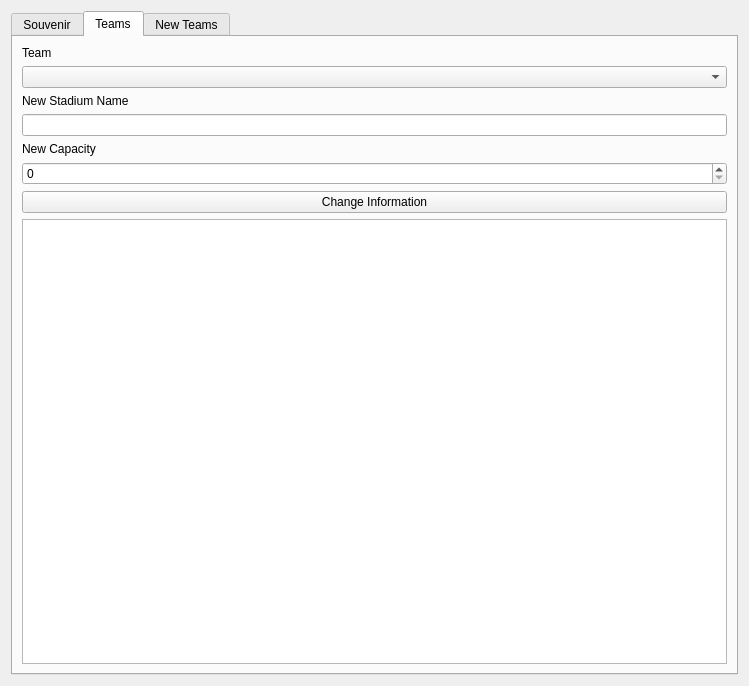
<?xml version="1.0" encoding="UTF-8"?>
<ui version="4.0">
 <class>AdminWindow</class>
 <widget class="QDialog" name="AdminWindow">
  <property name="geometry">
   <rect>
    <x>0</x>
    <y>0</y>
    <width>749</width>
    <height>686</height>
   </rect>
  </property>
  <property name="windowTitle">
   <string>Dialog</string>
  </property>
  <layout class="QVBoxLayout" name="verticalLayout">
   <item>
    <widget class="QTabWidget" name="SouvenirTab">
     <property name="currentIndex">
      <number>1</number>
     </property>
     <widget class="QWidget" name="tab">
      <attribute name="title">
       <string>Souvenir</string>
      </attribute>
      <layout class="QGridLayout" name="gridLayout">
       <item row="3" column="2">
        <widget class="QGroupBox" name="deleteBox">
         <property name="title">
          <string>Delete</string>
         </property>
         <layout class="QFormLayout" name="formLayout_2">
          <item row="0" column="0">
           <widget class="QLabel" name="label_4">
            <property name="text">
             <string>Name Of Team</string>
            </property>
           </widget>
          </item>
          <item row="1" column="0" colspan="2">
           <widget class="QComboBox" name="deleteSouvenirTeamName"/>
          </item>
          <item row="2" column="0">
           <widget class="QLabel" name="label_5">
            <property name="text">
             <string>Name Of Souvenir</string>
            </property>
           </widget>
          </item>
          <item row="4" column="0">
           <widget class="QPushButton" name="deleteSouvenirButtonBox">
            <property name="text">
             <string>Submit</string>
            </property>
           </widget>
          </item>
          <item row="3" column="0" colspan="2">
           <widget class="QComboBox" name="deleteSouvenirName"/>
          </item>
         </layout>
        </widget>
       </item>
       <item row="3" column="0">
        <widget class="QGroupBox" name="addBox">
         <property name="title">
          <string>Add</string>
         </property>
         <layout class="QFormLayout" name="formLayout">
          <item row="0" column="0">
           <widget class="QLabel" name="label_3">
            <property name="text">
             <string>Name of Team</string>
            </property>
           </widget>
          </item>
          <item row="1" column="0" colspan="2">
           <widget class="QComboBox" name="addSouvenirTeamName"/>
          </item>
          <item row="2" column="0">
           <widget class="QLabel" name="label">
            <property name="text">
             <string>Name of Souvenir</string>
            </property>
           </widget>
          </item>
          <item row="3" column="0" colspan="2">
           <widget class="QLineEdit" name="addSouvenirName"/>
          </item>
          <item row="4" column="0">
           <widget class="QLabel" name="label_2">
            <property name="text">
             <string>Price </string>
            </property>
           </widget>
          </item>
          <item row="6" column="0">
           <widget class="QPushButton" name="sumbitSouvenirButton">
            <property name="text">
             <string>Sumbit</string>
            </property>
           </widget>
          </item>
          <item row="5" column="0" colspan="2">
           <widget class="QDoubleSpinBox" name="addSouvenirDoubleSpinBox">
            <property name="maximum">
             <double>150.990000000000009</double>
            </property>
           </widget>
          </item>
         </layout>
        </widget>
       </item>
       <item row="3" column="1">
        <widget class="QTableView" name="souvenirTableView"/>
       </item>
       <item row="0" column="1">
        <widget class="QPushButton" name="addSouvenirButton">
         <property name="text">
          <string>Add Souvenir </string>
         </property>
        </widget>
       </item>
       <item row="1" column="1">
        <widget class="QPushButton" name="deleteSouvenirButton">
         <property name="text">
          <string>Delete Souvenir</string>
         </property>
        </widget>
       </item>
       <item row="2" column="1">
        <widget class="QPushButton" name="modifySouvenir">
         <property name="text">
          <string>Modify Souvenir Price</string>
         </property>
        </widget>
       </item>
       <item row="5" column="0" colspan="3">
        <widget class="QGroupBox" name="modifyBox">
         <property name="title">
          <string>Modify Souvenir Price</string>
         </property>
         <layout class="QGridLayout" name="gridLayout_2">
          <item row="0" column="0">
           <widget class="QLabel" name="label_6">
            <property name="text">
             <string>Name Of Team</string>
            </property>
           </widget>
          </item>
          <item row="2" column="0">
           <widget class="QLabel" name="label_7">
            <property name="text">
             <string>Name of Souvenir</string>
            </property>
           </widget>
          </item>
          <item row="4" column="0">
           <widget class="QLabel" name="label_8">
            <property name="text">
             <string>New Price</string>
            </property>
           </widget>
          </item>
          <item row="6" column="0">
           <widget class="QPushButton" name="updateSouvenirButton">
            <property name="text">
             <string>Submit</string>
            </property>
           </widget>
          </item>
          <item row="1" column="0">
           <widget class="QComboBox" name="modifySouvenirTeamName"/>
          </item>
          <item row="3" column="0">
           <widget class="QComboBox" name="modifySouvenirName"/>
          </item>
          <item row="5" column="0">
           <widget class="QDoubleSpinBox" name="modifySouvenirDoubleSpinBox">
            <property name="maximum">
             <double>99998.990000000005239</double>
            </property>
            <property name="singleStep">
             <double>5.000000000000000</double>
            </property>
           </widget>
          </item>
         </layout>
         <zorder>updateSouvenirButton</zorder>
         <zorder>label_6</zorder>
         <zorder>label_7</zorder>
         <zorder>label_8</zorder>
         <zorder>modifySouvenirTeamName</zorder>
         <zorder>modifySouvenirName</zorder>
         <zorder>modifySouvenirDoubleSpinBox</zorder>
        </widget>
       </item>
       <item row="4" column="1">
        <widget class="QPushButton" name="updateDB">
         <property name="text">
          <string>Update Database</string>
         </property>
        </widget>
       </item>
      </layout>
     </widget>
     <widget class="QWidget" name="tab_3">
      <attribute name="title">
       <string>Teams</string>
      </attribute>
      <layout class="QGridLayout" name="gridLayout_4">
       <item row="4" column="0">
        <widget class="QLabel" name="label_11">
         <property name="text">
          <string>New Capacity</string>
         </property>
        </widget>
       </item>
       <item row="5" column="0">
        <widget class="QSpinBox" name="newCapacityBox">
         <property name="maximum">
          <number>999999</number>
         </property>
        </widget>
       </item>
       <item row="2" column="0">
        <widget class="QLabel" name="label_10">
         <property name="text">
          <string>New Stadium Name</string>
         </property>
        </widget>
       </item>
       <item row="3" column="0">
        <widget class="QLineEdit" name="newStadiumName"/>
       </item>
       <item row="1" column="0">
        <widget class="QComboBox" name="teamNameComboBox"/>
       </item>
       <item row="0" column="0">
        <widget class="QLabel" name="label_9">
         <property name="text">
          <string>Team</string>
         </property>
        </widget>
       </item>
       <item row="7" column="0">
        <widget class="QTableView" name="editTeamsView"/>
       </item>
       <item row="6" column="0">
        <widget class="QPushButton" name="changeTeamInfoButton">
         <property name="text">
          <string>Change Information</string>
         </property>
        </widget>
       </item>
      </layout>
     </widget>
     <widget class="QWidget" name="tab_2">
      <attribute name="title">
       <string>New Teams</string>
      </attribute>
      <layout class="QGridLayout" name="gridLayout_3">
       <item row="0" column="0">
        <widget class="QTableView" name="newTeamTableView"/>
       </item>
       <item row="1" column="0">
        <widget class="QPushButton" name="addTeamButton">
         <property name="text">
          <string>Add Team</string>
         </property>
        </widget>
       </item>
      </layout>
     </widget>
    </widget>
   </item>
  </layout>
 </widget>
 <resources/>
 <connections/>
</ui>
